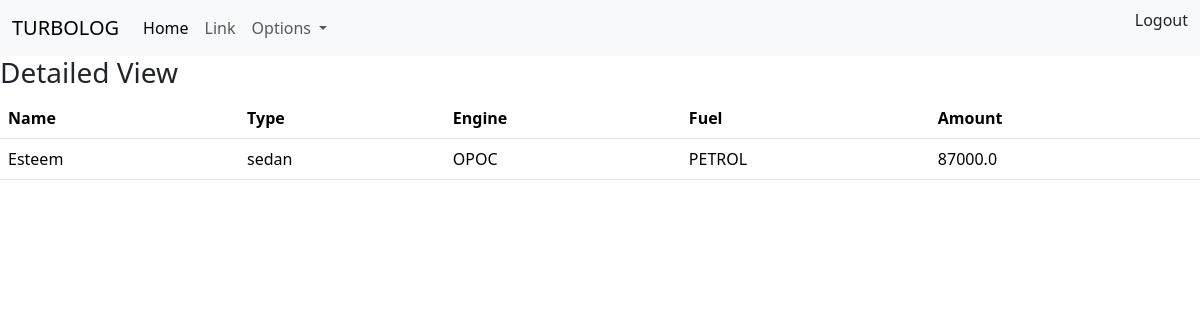
The page /vehicle/4/detail (signed in) on the database its author committed.
### vehicle/models.py (models this page shows)
class Vehicle(models.Model):
    name = models.CharField(max_length=100)
    TYPE_OPTIONS = (
        ('Economy','Economy'),
        ('SUV','SUV'),
        ('sedan','sedan'),
        ('Hatchback','Hatchback'),
        ('electric','electric'),
        ('Hybrid','Hybrid'),
        ('Sports car','Sports car'),
        ('Coupe','Coupe'),
        ('Utility','Utility')
    )
    type = models.CharField(max_length=200,choices=TYPE_OPTIONS,default='Economy')
    ENGINE_TYPES = (
        ('Inline','Inline'),
        ('v Engine','v Engine'),
        ('W Engine','W Engine'),
        ('OPOC','OPOC')
    )
    engine = models.CharField(max_length=100,choices=ENGINE_TYPES,default='v Engine')
    FUEL_OPTIONS = (
        ('PETROL','PETROL'),
        ('DIESEL','DIESEL'),
        ('CNG','CNG'),
        ('ELECTRIC','ELECTRIC')
    )
    fuel = models.CharField(max_length=100,choices=FUEL_OPTIONS,default='PETROL')
    date = models.DateField(auto_now_add=True)
    amount = models.FloatField()

### vehicle/views.py (the view)
# urls.py: path('vehicle/<int:pk>/detail',views.VehicleDetailView.as_view(),name='vehicledetailview'),
@method_decorator(authenication,name='dispatch')
class VehicleDetailView(View):
    template_name = 'vehicle_detail.html'
    def get(self,request,*args,**kwargs):
        id = kwargs.get('pk')
        data = Vehicle.objects.get(id=id)
        return render(request,self.template_name,{'data':data})

### vehicle/templates/vehicle_detail.html
{%extends 'base.html'%}
{%block main_block%}
    <h3>Detailed View </h3>
    <table class="table">
        <tr>
            <th>Name</th>
            <th>Type</th>
            <th>Engine</th>
            <th>Fuel</th>
            <th>Amount</th>
        </tr>
        <tr>
            <td>{{data.name}}</td>
            <td>{{data.type}}</td>
            <td> {{data.engine}}</td>
            <td>{{data.fuel}}</td>
            <td>{{data.amount}}</td>
        </tr>
    </table>
{%endblock%}

### rows shown on the page
Vehicle: name "Esteem", type "sedan", engine "OPOC", fuel "PETROL", amount "87000.0"
